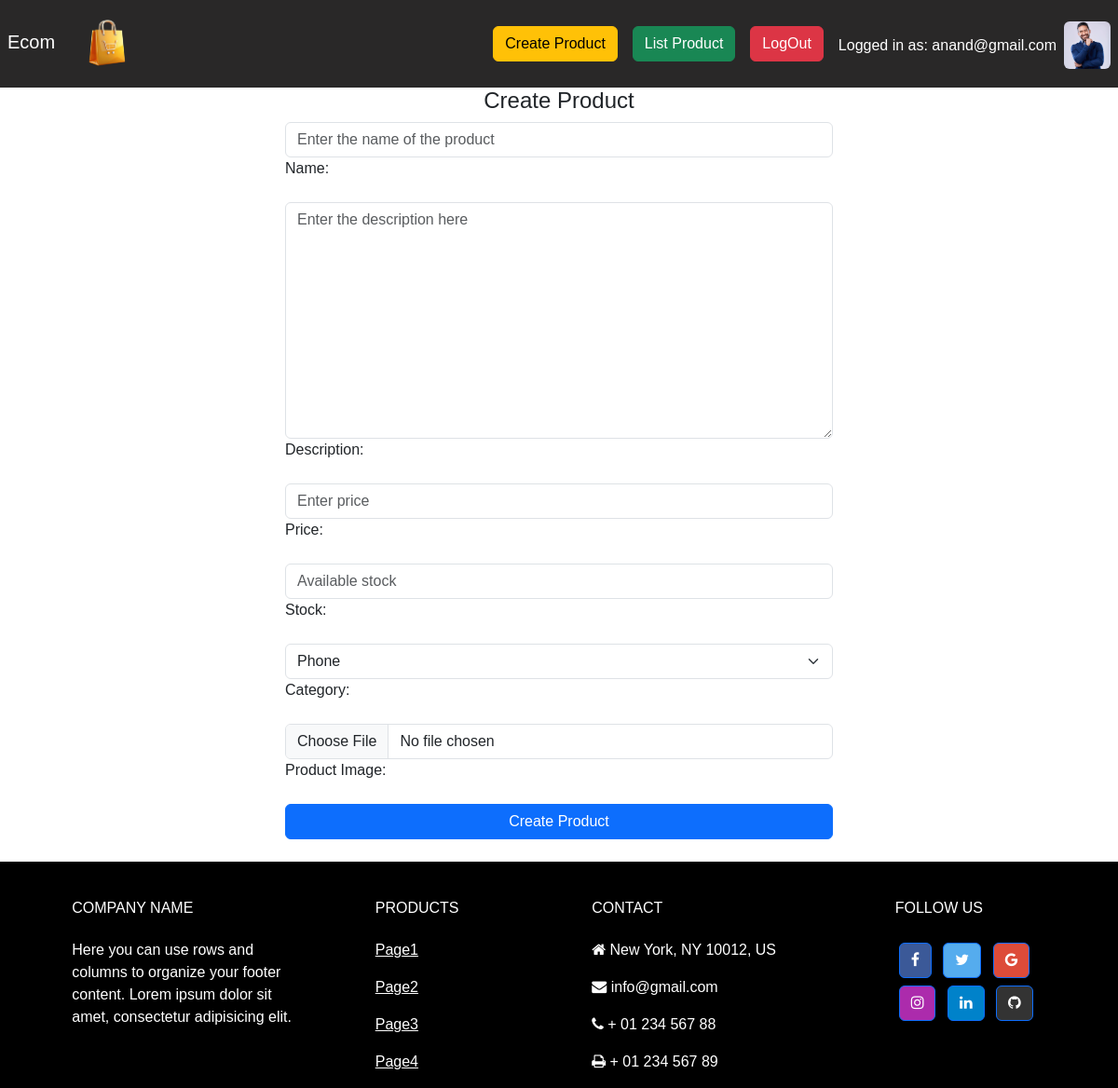
Screenshot of /products/create/ (signed in) with the database file from the repository.
### usermanagement/models.py (models this page shows)
class Customuser(AbstractBaseUser, PermissionsMixin):
    email = models.EmailField(_('email address'), unique=True)
    phonenumber = models.CharField(_('phone_number'), unique=True)
    user_name = models.CharField(_('username'), max_length=150, unique=True)
    profile_img=models.ImageField(_("profile_image"),upload_to="profile_images/",blank=True,null=True)
    created_date = models.DateField(_('created_date'), default=timezone.now)
    is_staff = models.BooleanField(_('is_staff'), default=False)
    is_active = models.BooleanField(_('is_active'), default=True)
    is_superuser=models.BooleanField("is_superuser",default=False)
    USERNAME_FIELD = 'email'
    REQUIRED_FIELDS = ['phonenumber', 'user_name']
    objects = Customusermanager()

### products/views.py (the view, shortened to what this page needs)
# urls.py: path("create/",product_create,name='createproduct'),
@never_cache
@login_required
def product_create(request):
    return render(request, 'product_create.html', {'productform': ProductForm(),'title':titles[0]})

### templates/product_create.html (shortened to what this page needs)
{%extends 'index.html'%}
{%load static%}
{%block content%}
<div class="row justify-content-center align-content-center">
    <p class="h4 text-center">Create Product</p>
    <form method="post" class="col-10  col-lg-6" enctype="multipart/form-data">
        {%for fields in productform %}
        <div data-mdb-input-init class="form-outline mb-4">
            {{fields}}
            {{fields.label_tag}}
        </div>
        {%endfor%}
        <button type="submit" data-mdb-button-init data-mdb-ripple-init
            class="w-100 btn btn-primary btn-block mb-4">Create Product</button>
    </form>
</div>
{%endblock%}

### templates/navbar.html (shortened to what this page needs)
{%load static%}
<nav class="navbar navbar-expand-lg navbar-dark nav-custom-bg">
  <div class="container-fluid px-2">
    <a class="navbar-brand" href="{%url 'indexpage' %}">Ecom
        <img src="{%static 'usermanagement/images/vecteezy_shopping-bag-icon-on-transparent-background_55779575.png' %}" width="100" >
    </a>
    <div class="collapse navbar-collapse justify-content-end" id="navbarSupportedContent">
      <ul class="navbar-nav mr-auto d-flex justify-content-around align-items-end">
        {% if user.is_authenticated %}
        <li class="nav-item">
          <a class="nav-link" href="{%url 'createproduct'%}"><button class="btn btn-warning">Create Product</button></a>
        </li>
        <li class="nav-item">
          <a class="nav-link" href="{%url 'productlist'%}"><button class="btn btn-success">List Product</button></a>
        </li>
        <li class="nav-item">
          <a class="nav-link" href="{%url 'logout'%}"><button type="button" class="btn btn-danger">LogOut</button></a>
        </li>
        <li class="nav-item">
          <span class="nav-link text-white h6">Logged in as: {{ user.email }}</span>
        </li>
        <li>
          <img class="img-rounded rounded-2"  width="50"  src="{{user.profile_img.url}}">
        </li>
        {% endif %}
      </ul>
    </div>
  </div>
</nav>

### static/usermanagement/css/style.css (style rules this page uses)
* { padding: 0; margin: 0; box-sizing: border-box; font-family: 'Franklin Gothic Medium', 'Arial Narrow', Arial, sans-serif; }
.nav-custom-bg { background-color: rgb(41, 40, 40); }

### rows the page displays
Customuser: email "anand@gmail.com", profile_img (picture)

### other values shown
{{ fields.label_tag }} "Name:" "Description:" "Price:" "Stock:" "Category:" "Product Image:"
